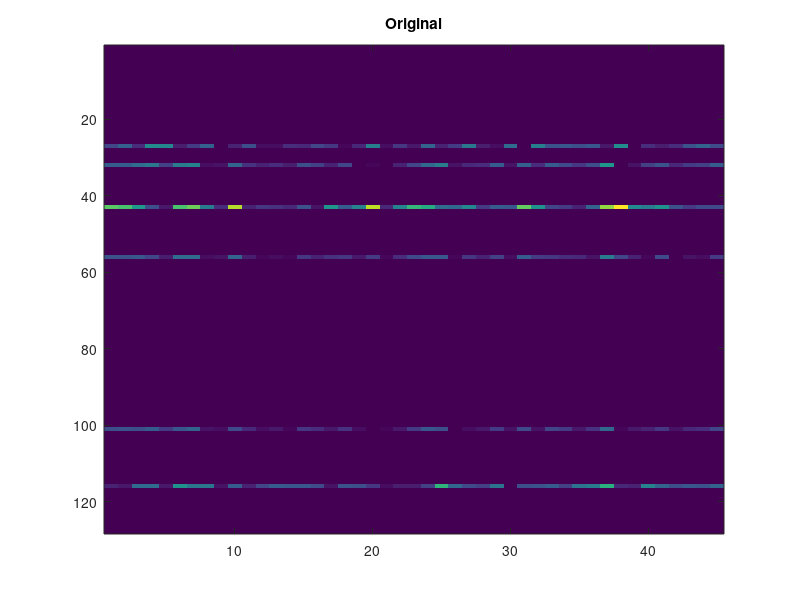

Write MATLAB code to recreate this figure. (Note: this script raises an error after producing the figure.)
clear all; close all; clc;
set(0,'DefaultFigureWindowStyle','docked');

sp = [6 ]; ra = [ 3]; index = randperm(128);
error1 = zeros(length(sp));error2 = error1; error3 = error1; error4 = error1; error5 = error1;
for i=1:length(sp)
    for j=1:length(ra)
        k = sp(i); r = ra(j); Ns = 45;
        U = zeros(128,r);
        U(index(1:k),:) = randn(k,r);
        X = U*randn(r,Ns); % original matrix
        Xhat = fft(X,[],1); % in k space
        figure(1); imagesc(abs(X));title('Original');
        
        sampset = randperm(length(Xhat(:)));
        sampset = sampset(1:r*(k+Ns-r)); % 2kr
        b = Xhat(sampset);
        
%         %% cvx
%         lambda1 = 1e-6; lambda2 = 1e-5;
%         
%         cvx_begin
%             variable xc(128,Ns)
%             xch = dftmtx(128)*xc;
%             minimize( lambda1*norm(xc,1) +  lambda2*norm_nuc(xc) )
%             subject to
%             xch(sampset) == b;
%         cvx_end
%         e1 = norm(xc-X,'fro')/norm(xc,'fro');
%         figure(2); imagesc(abs((xc))); title('Rank+Sparsity CVX');
%         %% nuclear only
%         mu1 = 1e-7; mu2 = 0;
%         X1 = main_sajan(Xhat,b,sampset,mu1,mu2);
%         X2 = flipud(X1); X2 = circshift(X2,[1 0]);
%         e2 = norm(X2-X,'fro')/norm(X2,'fro');
%         figure(3); imagesc(abs((X2))); title('Rank only'); clear X1 X2
%         %% l2l1 only
%         mu1 = 0; mu2 = 1e-7;
%         X1 = main_sajan(Xhat,b,sampset,mu1,mu2);
%         X2 = flipud(X1); X2 = circshift(X2,[1 0]);
%         e3 = norm(X2-X,'fro')/norm(X2,'fro');
%         figure(4); imagesc(abs((X2))); title('Sparsity only'); clear X1 X2
%         %% nuclear + l2l1
%         mu1 = 1e-7; mu2 = 1e-8;
%         X1 = main_sajan(Xhat,b,sampset,mu1,mu2);
%         X2 = flipud(X1); X2 = circshift(X2,[1 0]);
%         e4 = norm(X2-X,'fro')/norm(X2,'fro');
%         figure(5); imagesc(abs((X2))); title('Rank+Sparsity'); clear X1 X2
        
        %% svt approach
        
        Np = k+1;
        lambda = 0.5; %regularization parameter
        beta = 1e-2; %ADMM parameter
        
        Q = @(x) giveConcatHankMtx(x,Np);
        Qt = @(x) giveAvgConcatHank(x,Np);
        A = @(x) x(sampset);
        At = @(b) Atranspose(b,sampset,128,Ns);
        
        Atb = At(b);
        x = Atb;  % init recon
        Qx = Q(x);
        G = zeros(size(Qx)); %lagrange multiplier
        Z = zeros(size(Qx)); %aux variable
        AtA = zeros(size(Xhat)); AtA(sampset)=1;
        QtQ = Qt(Q(ones(size(Xhat)))); % why ones?
        
        cost = [];        constraint = [];       
        
        quad = AtA + lambda*beta*QtQ;        quadinv = 1./quad;
        
        for ii=1:100
            %X subproblem
            x = quadinv.*(Atb + lambda*beta*(Qt(Z-G))); % recon in k space
                        
            %Calculate error--switch off to save comp time
            Qx = Q(x);
            %[~, S, ~] = svd(Qx,'econ'); nuclear = norm(diag(S),1);     diff = A(x)-b;
            %thiscost = 0.5*norm(diff(:)).^2 + lambda*nuclear; %objective function
            %cost = [cost,thiscost]; figure(12); plot(cost); title('cost');
            %figure(13); imagesc(fftshift(log(1+abs(x)))); colorbar;
            %figure(14); plot(diag(S)); title('sing vals'); %figure(15); plot(err); title('error');
            
            %Shrinkage step
            Z = Qx + G;   [U, S, V] = svd(Z,'econ');
            s = diag(S);    s0 = shrink1(s,1/beta);
            Z = U*diag(s0)*V';    G = G + Qx - Z;
        end
        e5 = norm(x-Xhat,'fro')/norm(x,'fro');
        figure(6); imagesc(abs(ifft(x,[],1))); title('SVT solution');%pause(0.1);
   %     error1(i,j) = -mag2db(e1);
%         error2(i,j) = -mag2db(e2);
%         error3(i,j) = -mag2db(e3);
%         error4(i,j) = -mag2db(e4);
        error5(i,j) = -mag2db(e5);
    end
end
ttt = [error1;error5];
figure(7);imagesc([error1;error5]);
save('kr650.mat','ttt');
e5 = norm(ifft(x,[],1)-X,'fro')/norm(ifft(x,[],1),'fro');-(e5)
e6 = norm(x-Xhat,'fro')/norm(x,'fro');-(e6)